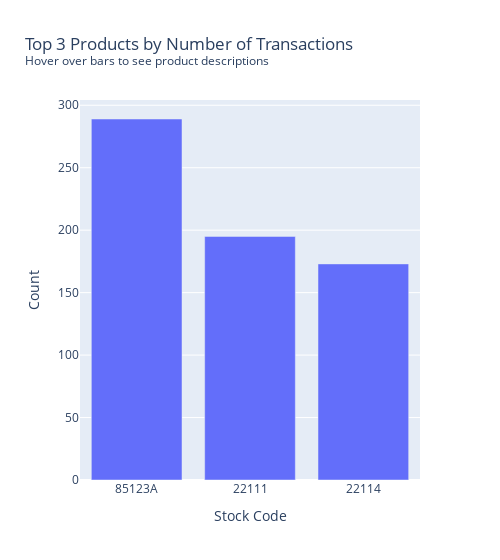

This figure's notebook cell:
### Code cell
# Barchart top-selling products
# Get top 3 products and their counts
product_counts = df['StockCode'].value_counts().head(3)

# Get descriptions for top products
top_products = pd.DataFrame({
    'StockCode': product_counts.index,
    'Count': product_counts.values
})
top_products = top_products.merge(df[['StockCode', 'Description']].drop_duplicates(), on='StockCode')

fig = go.Figure(data=[
    go.Bar(
        x=top_products['StockCode'],
        y=top_products['Count'],
        hovertext=top_products['Description'],
        hoverinfo='text+y'
    )
])

# Update layout
fig.update_layout(
    width=500,
    title='Top 3 Products by Number of Transactions<br><sup>Hover over bars to see product descriptions</sup>',
    xaxis_title='Stock Code',
    yaxis_title='Count'
)

fig.show()

### Figure 1 — Plotly figure (JSON) as saved in the notebook; plotly's stock layout.template omitted (floating-point values rounded to 4 significant figures)
{"data": [{"hoverinfo": "text+y", "hovertext": ["WHITE HANGING HEART T-LIGHT HOLDER", "SCOTTIE DOG HOT WATER BOTTLE", "HOT WATER BOTTLE TEA AND SYMPATHY"], "type": "bar", "x": ["85123A", "22111", "22114"], "y": [289, 195, 173]}], "layout": {"title": {"text": "Top 3 Products by Number of Transactions<br><sup>Hover over bars to see product descriptions</sup>"}, "width": 500, "xaxis": {"title": {"text": "Stock Code"}}, "yaxis": {"title": {"text": "Count"}}}}
